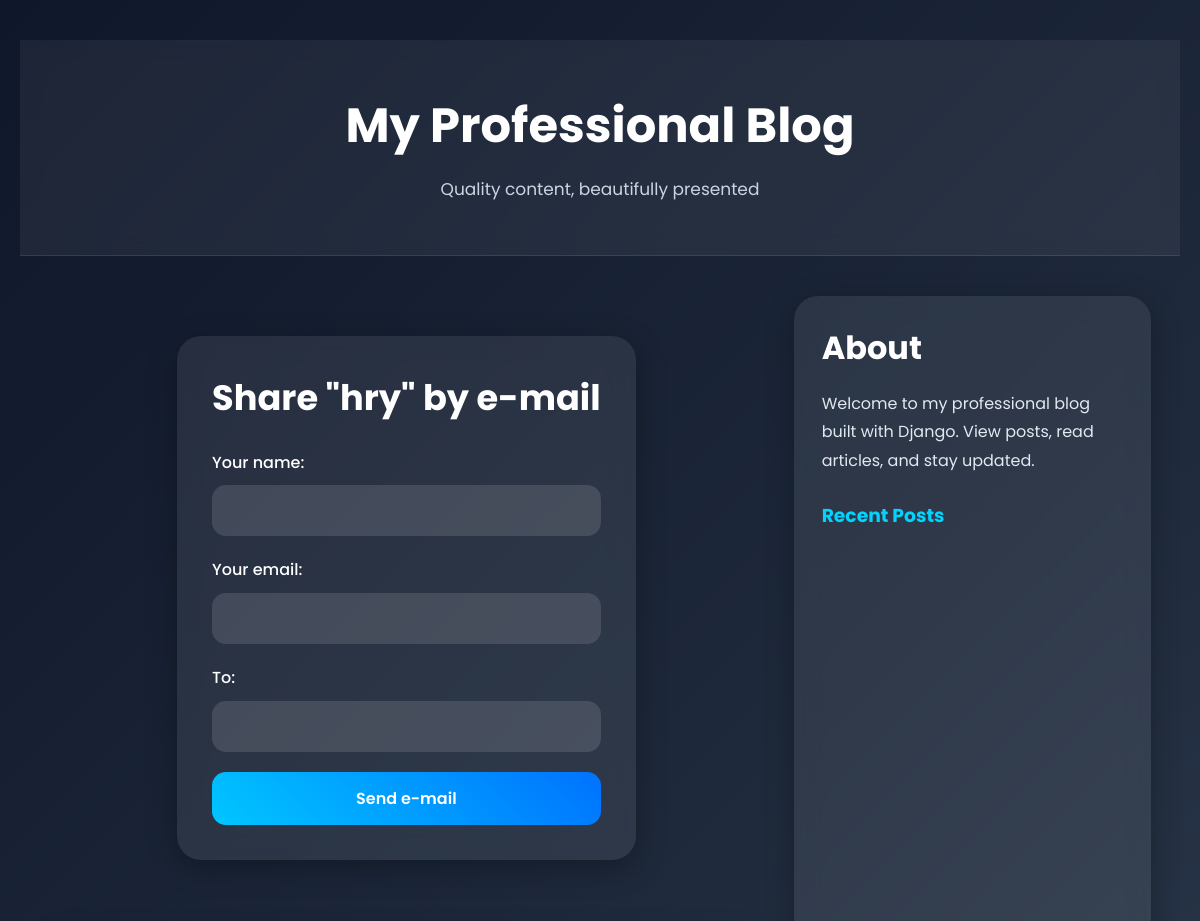
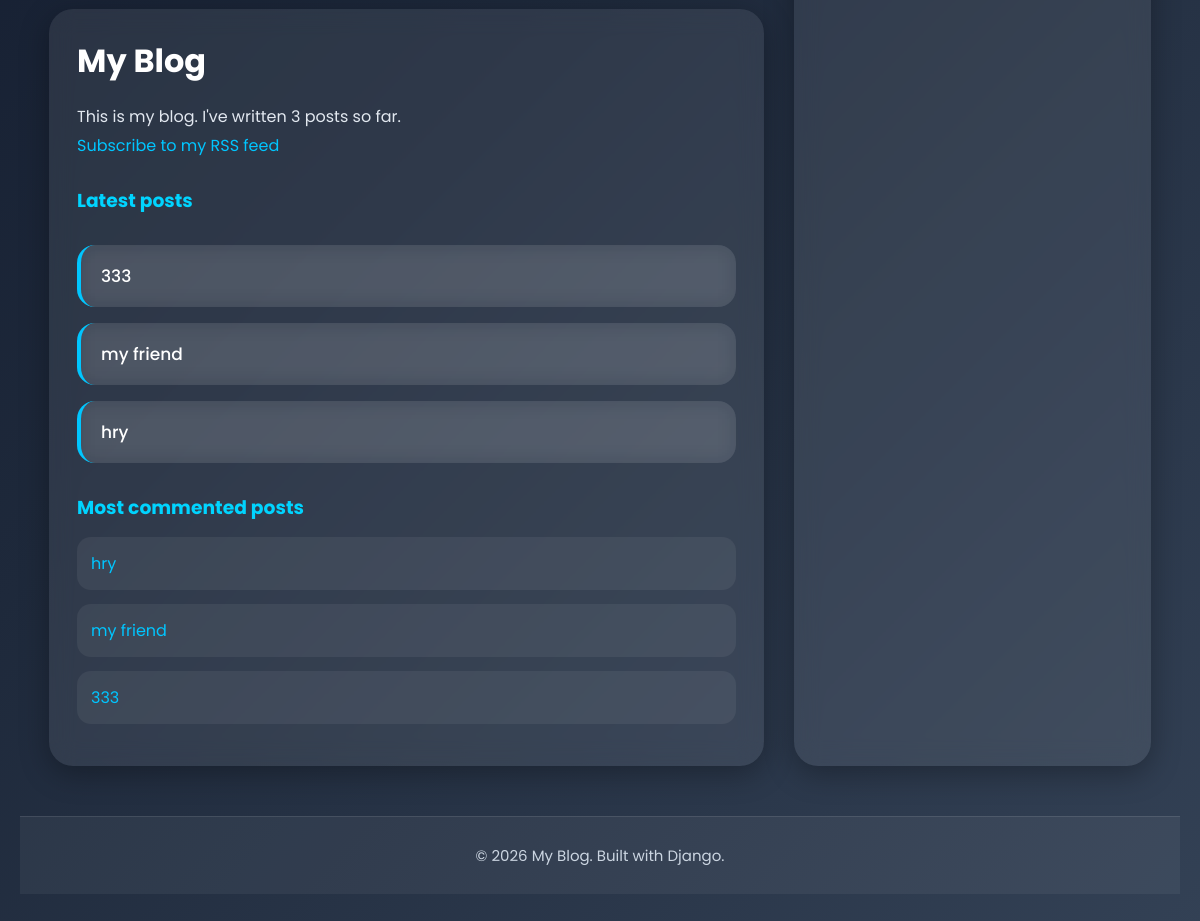
/blog/2/share/, run on the app's committed database (2 pictures, top to bottom).
### blog/models.py (models this page shows, shortened)
class Post(models.Model):
    tags = TaggableManager()
    test_field = models.CharField(max_length=10, default='test')
    class Status(models.TextChoices):
        DRAFT = 'DF', 'Draft'
        PUBLISHED = 'PB', 'Published'
    title = models.CharField(max_length=250)
    slug = models.SlugField(max_length=250, unique_for_date='publish')
    author = models.ForeignKey(
         settings.AUTH_USER_MODEL,
         on_delete=models.CASCADE,
         related_name='blog_posts'
    )
    body = models.TextField()
    publish = models.DateTimeField(default=timezone.now)
    created = models.DateTimeField(auto_now_add=True)
    updated = models.DateTimeField(auto_now=True)
    status = models.CharField(
        max_length=2,
        choices=Status.choices,
        default=Status.DRAFT
    )
    objects = models.Manager()
    published = PublishedManager()
    class Meta:
        ordering = ['-publish']
        indexes = [
            models.Index(fields=['publish']),
        ]
    def get_absolute_url(self):
        return reverse(
            'blog:post_detail',
            args=[
                self.publish.year,
                self.publish.month,
                self.publish.day,
                self.slug
            ]
        )

### blog/views.py (the view)
# urls.py: path('<int:post_id>/share/', views.post_share, name='post_share'),
def post_share(request, post_id):
    post = get_object_or_404(
        Post,
        id=post_id,
        status=Post.Status.PUBLISHED
    )
    sent = False
    if request.method == 'POST':
        form = EmailPostForm(request.POST)
        if form.is_valid():
            cd = form.cleaned_data
            post_url = request.build_absolute_uri(
                post.get_absolute_url()
            )
            subject = (
                f"{cd['name']} ({cd['email']}) "
                f"recommends you read {post.title}"
            )
            message = (
                f"Read {post.title} at {post_url}\n\n"
                f"{cd['name']}'s comments: {cd['comments']}"
            )
            send_mail(
                subject=subject,
                message=message,
                from_email=settings.EMAIL_HOST_USER,
                recipient_list=[cd['to']],
            )
            sent = True
    else:
        form = EmailPostForm()
    return render(
        request,
        'blog/post/share.html',
        {
            'post': post,
            'form': form,
            'sent': sent
        }
    )

### blog/forms.py
class EmailPostForm(forms.Form):
  name = forms.CharField(max_length=25)
  email = forms.EmailField()
  to = forms.EmailField()
  comments = forms.CharField(
    required=False,
    widget=forms.Textarea
  )

### blog/models.py (called while the page is built)
    def get_queryset(self):
        return (
            super().get_queryset().filter(status=Post.Status.PUBLISHED)
        )

### blog/templatetags/blog_tags.py (called while the page is built)
@register.simple_tag
def total_posts():
 return Post.published.count()

@register.inclusion_tag('blog/post/latest_posts.html')
def show_latest_posts(count=5):
  latest_posts = Post.published.order_by('-publish')[:count]
  return {'latest_posts': latest_posts}

@register.simple_tag
def get_most_commented_posts(count=5):
  return Post.published.annotate(
        total_comments=Count('comments')
    ).order_by('-total_comments')[:count]

### blog/templates/blog/post/share.html (shortened to what this page needs)
{% extends "blog/base.html" %}
{% block content %}
<div class="share-container">
{% if sent %}
<div class="success">
  <h1>E-mail successfully sent 🎉</h1>
  <p>
    "{{ post.title }}" was successfully sent to
    {{ form.data.name }}.
  </p>
</div>
{% else %}
<h1>
  Share "{{ post.title }}" by e-mail
</h1>
<form method="post">
  <p>
    <label for="{{ form.name.id_for_label }}">
      Your name:
    </label>
    {{ form.name }}
  </p>
  <p>
    <label for="{{ form.email.id_for_label }}">
      Your email:
    </label>
    {{ form.email }}
  </p>
  <p>
    <label for="{{ form.to.id_for_label }}">
      To:
    </label>
    {{ form.to }}
  </p>
  <p>
    <input type="submit" value="Send e-mail">
  </p>
</form>
{% endif %}
</div>
{% endblock %}

### blog/templates/blog/base.html (shortened to what this page needs)
{% load blog_tags %}
<!doctype html>
<html lang="en">
<head>
</head>
<body>
<header>
  <h1>My Professional Blog</h1>
  <p>
    Quality content, beautifully presented
  </p>
</header>
<div class="container">
  <main>
    {% block content %}
    {% endblock %}
    <div id="sidebar">
      <h2>My Blog</h2>
      <p>
        This is my blog.
        I've written {% total_posts %} posts so far.
      </p>
      <p>
        <a href="{% url "blog:post_feed" %}">
          Subscribe to my RSS feed
        </a>
      </p>
      <h3>Latest posts</h3>
      {% show_latest_posts 3 %}
      <h3>Most commented posts</h3>
      {% get_most_commented_posts as most_commented_posts %}
      <ul>
        {% for post in most_commented_posts %}
        <li>
          <a href="{{ post.get_absolute_url }}">
            {{ post.title }}
          </a>
        </li>
        {% endfor %}
      </ul>
    </div>
  </main>
  <aside>
    <h2>About</h2>
    <p>
      Welcome to my professional blog built with Django.
      View posts, read articles, and stay updated.
    </p>
    <h3>Recent Posts</h3>
  </aside>
</div>
<footer>
  <p>
    &copy; 2026 My Blog. Built with Django.
  </p>
</footer>
</body>
</html>

### blog/templates/blog/post/latest_posts.html (shortened to what this page needs)
<ul class="latest-posts">
  {% for post in latest_posts %}
  <li>
    <a href="{{ post.get_absolute_url }}">
      {{ post.title }}
    </a>
  </li>
  {% endfor %}
</ul>

### blog/templates/blog/base.html (style rules this page uses)
* { margin:0; padding:0; box-sizing:border-box; font-family:'Poppins',sans-serif; }
body { background:linear-gradient(135deg,#0f172a,#1e293b,#334155); color:white; min-height:100vh; overflow-x:hidden; }
header { text-align:center; padding:50px 20px; background:rgba(255,255,255,0.06); backdrop-filter:blur(10px); border-bottom:1px solid rgba(255,255,255,0.1); animation:fadeDown 1s ease; }
header h1 { font-size:3rem; margin-bottom:12px; }
header p { color:#cbd5e1; font-size:17px; }
.container { width:95%; max-width:1400px; margin:40px auto; display:grid; grid-template-columns:2fr 1fr; gap:30px; }
main { display:flex; flex-direction:column; gap:30px; }
#sidebar, aside { background:rgba(255,255,255,0.08); backdrop-filter:blur(12px); padding:28px; border-radius:24px; box-shadow:0 8px 30px rgba(0,0,0,0.3); animation:fadeUp 1s ease; transition:0.4s ease; }
h2 { font-size:2rem; margin-bottom:18px; }
h3 { margin:25px 0 15px; color:#00d4ff; }
p { line-height:1.8; color:#e2e8f0; }
a { text-decoration:none; color:#00c6ff; transition:0.3s ease; }
ul { list-style:none; margin-top:10px; }
ul li { background:rgba(255,255,255,0.06); padding:14px; border-radius:14px; margin-bottom:14px; transition:0.3s ease; animation:fadeIn 0.7s ease; }
footer { margin-top:50px; text-align:center; padding:25px; background:rgba(255,255,255,0.05); border-top:1px solid rgba(255,255,255,0.1); }
footer p { color:#cbd5e1; font-size:15px; }

### blog/templates/blog/post/share.html (style rules this page uses)
* { margin:0; padding:0; box-sizing:border-box; font-family:'Poppins',sans-serif; }
body { background:linear-gradient(135deg,#0f172a,#1e293b,#334155); min-height:100vh; color:white; padding:40px 20px; }
.share-container { max-width:650px; margin:40px auto; padding:35px; border-radius:24px; background:rgba(255,255,255,0.08); backdrop-filter:blur(12px); box-shadow:0 8px 30px rgba(0,0,0,0.3); animation:fadeInUp 0.8s ease; transition:0.4s ease; }
.share-container h1 { text-align:center; margin-bottom:25px; font-size:2.2rem; animation:slideDown 1s ease; }
.share-container label { display:block; margin-bottom:8px; font-weight:500; color:#ffffff; }
.share-container input[type="text"], .share-container input[type="email"], .share-container textarea { width:100%; padding:14px; margin-bottom:20px; border:none; outline:none; border-radius:14px; background:rgba(255,255,255,0.12); color:white; font-size:15px; transition:0.3s ease; }
.share-container input::placeholder, .share-container textarea::placeholder { color:#d1d5db; }
.share-container input[type="submit"] { width:100%; padding:14px; border:none; border-radius:14px; background:linear-gradient(45deg,#00c6ff,#0072ff); color:white; font-size:16px; font-weight:600; cursor:pointer; transition:0.4s ease; }

### blog/templates/blog/post/latest_posts.html (style rules this page uses)
.latest-posts { max-width:700px; margin:30px auto; padding:0; list-style:none; }
.latest-posts li { background:rgba(255,255,255,0.08); backdrop-filter:blur(10px); padding:18px 20px; margin-bottom:16px; border-radius:18px; transition:0.4s ease; position:relative; overflow:hidden; animation:fadeInUp 0.8s ease; border-left:4px solid #00c6ff; }
.latest-posts li::before { content:""; position:absolute; top:0; left:-100%; width:100%; height:100%; background:linear-gradient( 120deg, transparent, rgba(255,255,255,0.15), transparent ); transition:0.8s; }
.latest-posts li a { color:white; text-decoration:none; font-size:17px; font-weight:500; transition:0.3s ease; }

### data on the page
Post: title "hry"
Post: title "333"
Post: title "my friend"
